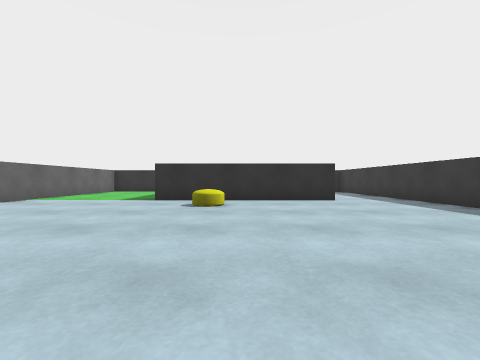
view 1 (above)

12 first-person views from a walk through a 3-D level made in the Unity game engine. The camera is 0.55 m above the floor, looks level and sees 90° across. The floor is counted in squares, 1 m on a side. Each view is taken from the middle of a square. On the plan, view 1 faces up. The plan holds only what a view shows up to about 9 squares ahead; the rest is blank. The player character is not drawn.

view 2
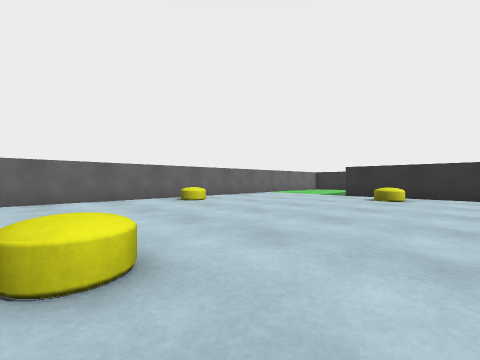

view 3
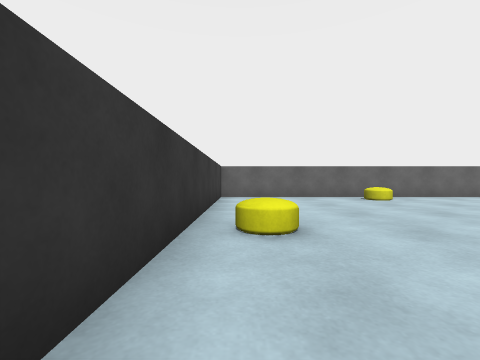

view 4
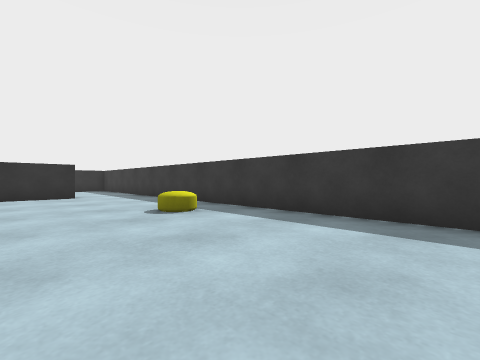

view 5
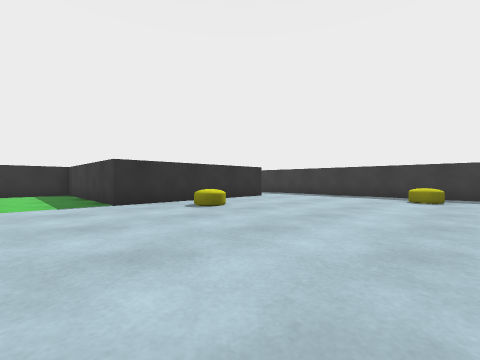

view 6
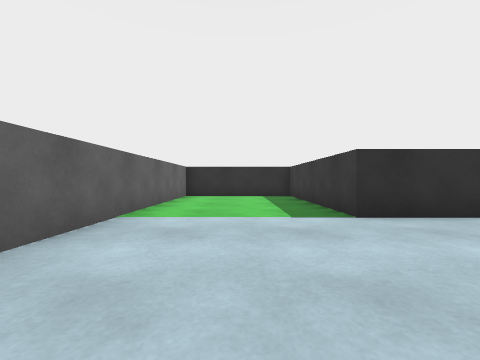

view 7
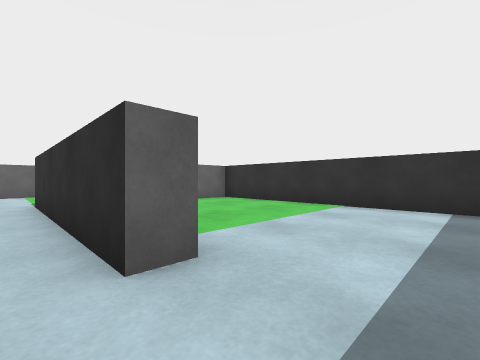

view 8
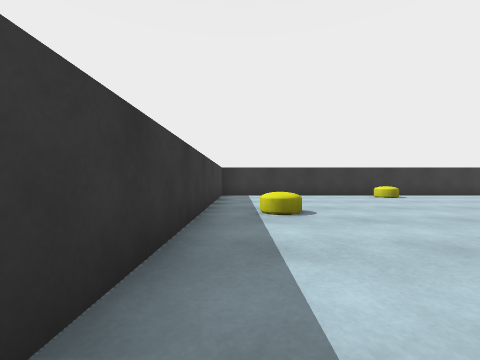

view 9
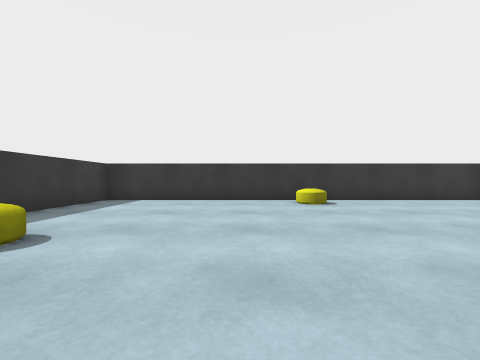

view 10
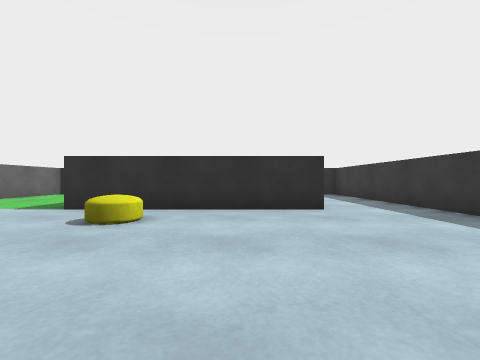

view 11
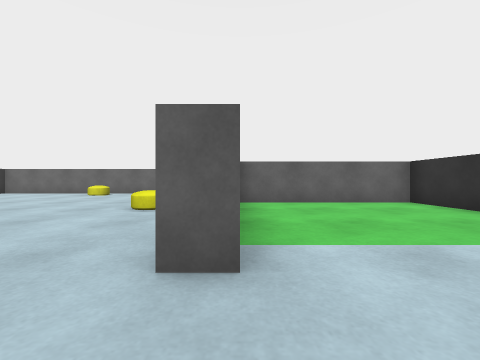

view 12
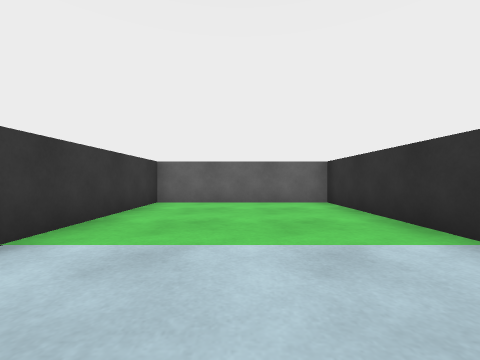

### Floor plan
Points are (right, up) in squares from view 1. A wall is a line through its corners. A room is listed if a view was taken in it or the views show most of it. See-through windows are left out.
Room 1 (views 1, 2, 3, 4, 5, 6, 7, 8, 9, 10, 11)
walls: (2.6, 7) (2.6, 6.5) (-2.3, 6.5) (-2.3, 11.1) (-5.8, 11.1) (-5.8, -2.6) (4.7, -2.6) (4.7, 7.5)
ways out: opening at (3.5, 7) to room 2
objects: other object (-5, 2); other object (-1, -2); other object (-1, 5); other object (3, 2)
Room 2 (view 12)
walls: (4, 11.1) (-1.8, 11.1) (-1.8, 7) (2, 7); (4.7, 7.5) (4.7, 11)
ways out: opening at (3.5, 7) to room 1

Where each view was taken, in squares from view 1:
view 1: 0 up, 0 right, facing up
view 2: 2 down, 1 right, facing up-left
view 3: 2 down, 2 right, facing left
view 4: 2 down, 1 right, facing up-right
view 5: 1 up, 4 left, facing up-right
view 6: 3 up, 4 left, facing up
view 7: 6 up, 4 right, facing up-left
view 8: 6 up, 4 right, facing down
view 9: 4 up, 1 right, facing down
view 10: 2 up, 1 right, facing up
view 11: 7 up, 4 right, facing left
view 12: 9 up, 4 right, facing left
